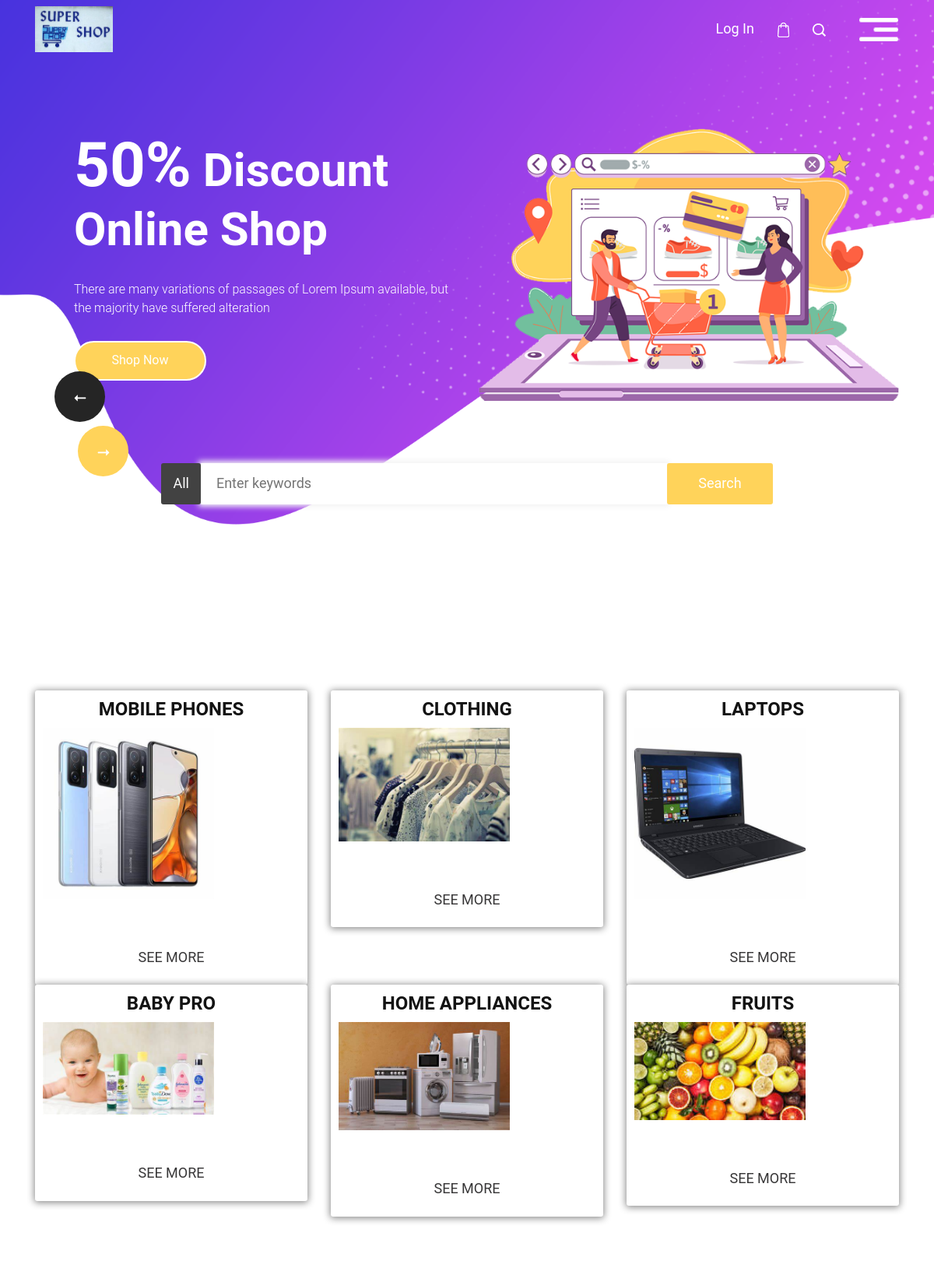
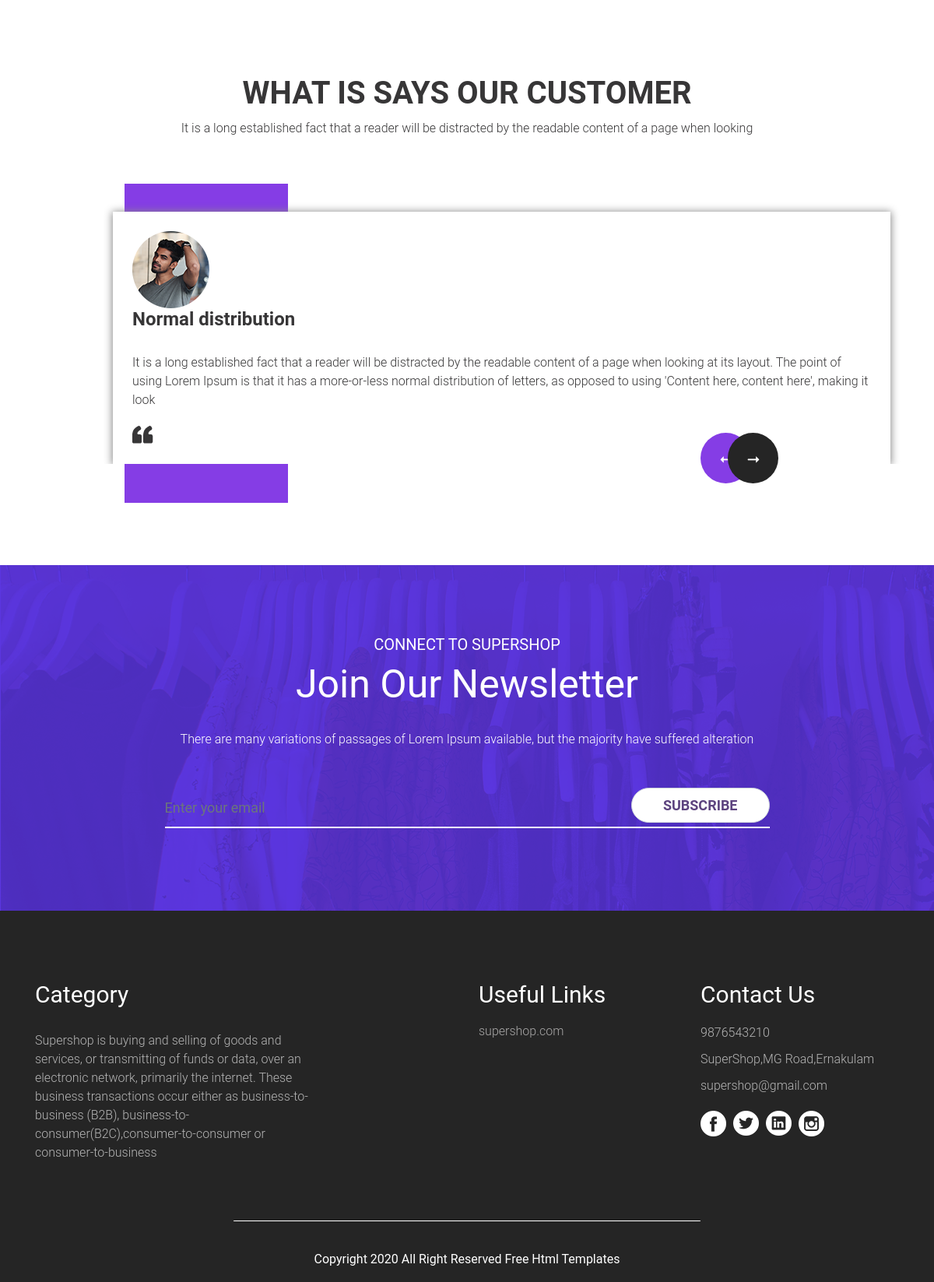
Screenshot of /webapp/cat_pg/ with the database file from the repository (2 pictures, top to bottom).
### superapp/models.py (models this page shows)
class categorydb (models.Model):
    Category_Name=models.CharField(max_length=100,null=True,blank=True)
    Category_Image=models.ImageField(upload_to="cat_img",null=True,blank=True)
    Description=models.CharField(max_length=100,null=True,blank=True)

### webapp/views.py (the view)
# urls.py: path('cat_pg/',views.cat_pg,name="cat_pg"),
def cat_pg(req):
    data=categorydb.objects.all()
    return render(req,"Category.html",{'data':data})

### webapp/templates/Category.html (shortened to what this page needs)
<!DOCTYPE html>
{% load static %}
<html lang="en">
   <head>
      <link rel="stylesheet" type="text/css" href="https://cdnjs.cloudflare.com/ajax/libs/OwlCarousel2/2.0.0-beta.2.4/assets/owl.carousel.min.css" />
      <link rel="stylesheet" type="text/css" href="{% static 'css/bootstrap.min.css' %}">
      <link rel="stylesheet" type="text/css" href="{% static 'css/style.css' %}">
      <link rel="stylesheet" href="{% static 'css/responsive.css' %}">
      <link rel="stylesheet" href="{% static 'css/jquery.mCustomScrollbar.min.css' %}">
      <link rel="stylesheet" href="https://netdna.bootstrapcdn.com/font-awesome/4.0.3/css/font-awesome.css">
      <link rel="stylesheet" href="{% static 'css/owl.carousel.min.css' %}">
      <link rel="stylesheet" href="{% static 'css/owl.theme.default.min.css' %}">
      <link rel="stylesheet" href="https://cdnjs.cloudflare.com/ajax/libs/fancybox/2.1.5/jquery.fancybox.min.css" media="screen">
   </head>
   <body>
      <div class="header_section">
         <div class="container">
            <nav class="navbar navbar-dark bg-dark">
               <a class="logo" href="{% url 'home_pg' %}"><img src="{% static 'images/supershlogo.jpg' %}" width="100px" height="150px"></a>
               <div class="search_section">
                  <ul>
                     <li><a href="#">Log In</a></li>
                     <li><a href="#"><img src="{% static 'images/shopping-bag.png' %}"></a></li>
                     <li><a href="#"><img src="{% static 'images/search-icon.png' %}"></a></li>
                  </ul>
               </div>
               <button class="navbar-toggler" type="button" data-toggle="collapse" data-target="#navbarsExample01" aria-controls="navbarsExample01" aria-expanded="false" aria-label="Toggle navigation">
               <span class="navbar-toggler-icon"></span>
               </button>
            </nav>
         </div>
         <div class="banner_section layout_padding">
            <div id="my_slider" class="carousel slide" data-ride="carousel">
               <div class="carousel-inner">
                  <div class="carousel-item active">
                     <div class="container">
                        <div class="row">
                           <div class="col-md-6">
                              <div class="taital_main">
                                 <h4 class="banner_taital"><span class="font_size_90">50%</span> Discount Online Shop</h4>
                                 <p class="banner_text">There are many variations of passages of Lorem Ipsum available, but the majority have suffered alteration </p>
                                 <div class="book_bt"><a href="#">Shop Now</a></div>
                              </div>
                           </div>
                           <div class="col-md-6">
                              <div><img src="{% static 'images/img-1.png' %}" class="image_1"></div>
                           </div>
                        </div>
                        <div class="button_main"><button class="all_text">All</button><input type="text" class="Enter_text" placeholder="Enter keywords" name=""><button class="search_text">Search</button></div>
                     </div>
                  </div>
               </div>
               <a class="carousel-control-prev" href="#my_slider" role="button" data-slide="prev">
               <i class=""><img src="{% static 'images/left-icon.png' %}"></i>
               </a>
               <a class="carousel-control-next" href="#my_slider" role="button" data-slide="next">
               <i class=""><img src="{% static 'images/right-icon.png' %}"></i>
               </a>
            </div>
         </div>
      </div>
      <div class="container">
         <div class="category_section_2">
            <div class="row">
               {% for d in data %}
               <div class="col-lg-4 col-sm-12">
                  <div class="beds_section active">
                     <h1 class="bed_text">{{d.Category_Name}}</h1>
                     <div><img src="{{d.Category_Image.url}}" style="" height="350px" width="220px"></div>
                     <div class="seemore_bt"><a href="{% url 'prod_pg' cat_name=d.Category_Name %}">see More</a></div>
                  </div>
               </div>
               {% endfor %}
            </div>
         </div>
      </div>
      <div class="client_section layout_padding">
         <div id="main_slider" class="carousel slide" data-ride="carousel">
            <div class="carousel-inner">
               <div class="carousel-item active">
                  <div class="container">
                     <h1 class="feature_taital">what is says our customer</h1>
                     <p class="feature_text">It is a long established fact that a reader will be distracted by the readable content of a page when looking</p>
                     <div class="client_section_2">
                        <div class="image_9"><img src="{% static 'images/img-9.png' %}"></div>
                        <h3 class="nolmal_text">Normal distribution</h3>
                        <p class="ipsum_text">It is a long established fact that a reader will be distracted by the readable content of a page when looking at its layout. The point of using Lorem Ipsum is that it has a more-or-less normal distribution of letters, as opposed to using 'Content here, content here', making it look</p>
                        <div class="image_9"><img src="{% static 'images/icon-10.png' %}"></div>
                     </div>
                  </div>
               </div>
            </div>
            <a class="carousel-control-prev" href="#main_slider" role="button" data-slide="prev">
            <i class=""><img src="{% static 'images/left-icon.png' %}"></i>
            </a>
            <a class="carousel-control-next" href="#main_slider" role="button" data-slide="next">
            <i class=""><img src="{% static 'images/right-icon.png' %}"></i>
            </a>
         </div>
      </div>
      <div class="newsletter_section layout_padding">
         <div class="container">
            <h6 class="conect_text">Connect to supershop</h6>
            <h1 class="newsletter_taital">Join Our Newsletter</h1>
            <p class="newsletter_text">There are many variations of passages of Lorem Ipsum available, but the majority have suffered alteration </p>
            <div class="input-group mb-3">
               <input type="text" class="form-control" placeholder="Enter your email" aria-label="Enter your email" aria-describedby="basic-addon2">
               <div class="input-group-append">
                  <span class="input-group-text" id="basic-addon2">Subscribe</span>
               </div>
            </div>
         </div>
      </div>
      <div class="footer_section layout_padding">
         <div class="container">
            <div class="row">
               <div class="col-lg-6 col-sm-12">
                  <h4 class="information_text">Category</h4>
                  <p class="dummy_text">Supershop is buying and selling of goods and services, or transmitting of funds or data, over an electronic network, primarily the internet. These business transactions occur either as business-to-business (B2B), business-to-consumer(B2C),consumer-to-consumer or consumer-to-business </p>
               </div>
               <div class="col-lg-3 col-sm-6">
                  <div class="information_main">
                     <h4 class="information_text">Useful Links</h4>
                     <p class="many_text">supershop.com <br></p>
                  </div>
               </div>
               <div class="col-lg-3 col-sm-6">
                  <div class="information_main">
                     <h4 class="information_text">Contact Us</h4>
                     <p class="call_text"><a href="#">9876543210</a></p>
                     <p class="call_text"><a href="#">SuperShop,MG Road,Ernakulam</a></p>
                     <p class="call_text"><a href="#">supershop@gmail.com</a></p>
                     <div class="social_icon">
                        <ul>
                           <li><a href="#"><img src="{% static 'images/fb-icon.png' %}"></a></li>
                           <li><a href="#"><img src="{% static 'images/twitter-icon.png' %}"></a></li>
                           <li><a href="#"><img src="{% static 'images/linkedin-icon.png' %}"></a></li>
                           <li><a href="#"><img src="{% static 'images/instagram-icon.png' %}"></a></li>
                        </ul>
                     </div>
                  </div>
               </div>
            </div>
            <div class="copyright_section">
               <h1 class="copyright_text">
                  Copyright 2020 All Right Reserved <a href="#"> Free Html Templates</a></h1>
            </div>
         </div>
      </div>
   </body>
</html>

### rows the page displays
categorydb: Category_Name "MOBILE PHONES", Category_Image (picture)
categorydb: Category_Name "CLOTHING", Category_Image (picture)
categorydb: Category_Name "LAPTOPS", Category_Image (picture)
categorydb: Category_Name "BABY PRO", Category_Image (picture)
categorydb: Category_Name "HOME APPLIANCES", Category_Image (picture)
categorydb: Category_Name "FRUITS", Category_Image (picture)
